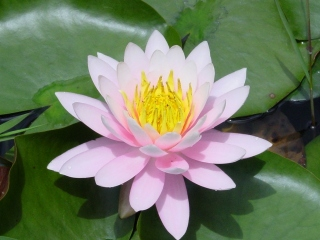
#> input picture aula1/basico/flor.jpg, 320 x 240 px
$ python aula_1_licao_2.py
#> lines starting #> are read from the running program, lines starting #| are printed output that depends on the picture
import cv2
import matplotlib.pyplot as plt
from matplotlib.colors import Normalize

"""
Código desenvolvido por: Beatriz Soares Passanezi - 10336167
Lição de casa: Quebre uma imagem colorida em componentes RGB, como mostra a figura 7.
"""

# Lendo a imagem original
flor = cv2.imread("basico/flor.jpg")
#> flor is the input picture: shape (240, 320, 3); mean B, G, R 98.5, 124, 113.3

# Transformando imagem em RGB
flor_rgb = cv2.cvtColor(flor, cv2.COLOR_BGR2RGB)

# Separando os canais Red, Green, Blue
red = flor_rgb[:, :, 0]
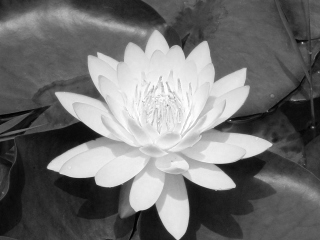
#> red: shape (240, 320); min 0, max 255, mean 113.3
green = flor_rgb[:, :, 1]
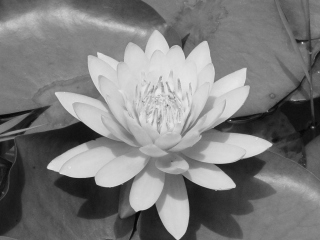
#> green: shape (240, 320); min 5, max 233, mean 124
blue = flor_rgb[:, :, 2]
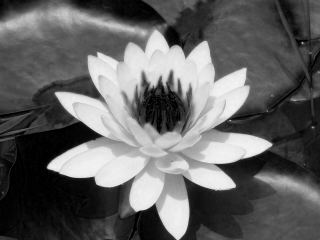
#> blue: shape (240, 320); min 0, max 245, mean 98.5

# Exibindo as imagens
norm = Normalize(0, 255)

fig, ax = plt.subplots(2, 2, figsize = (10, 10))

ax[0][0].set_title("Imagem original")
ax[0][0].imshow(flor_rgb)

ax[0][1].set_title("Vermelho")
ax[0][1].imshow(red, norm=norm, cmap="Reds_r")

ax[1][0].set_title("Azul")
ax[1][0].imshow(blue, norm=norm, cmap="Blues_r")

ax[1][1].set_title("Verde")
ax[1][1].imshow(blue, norm=norm, cmap="Greens_r")

plt.show()
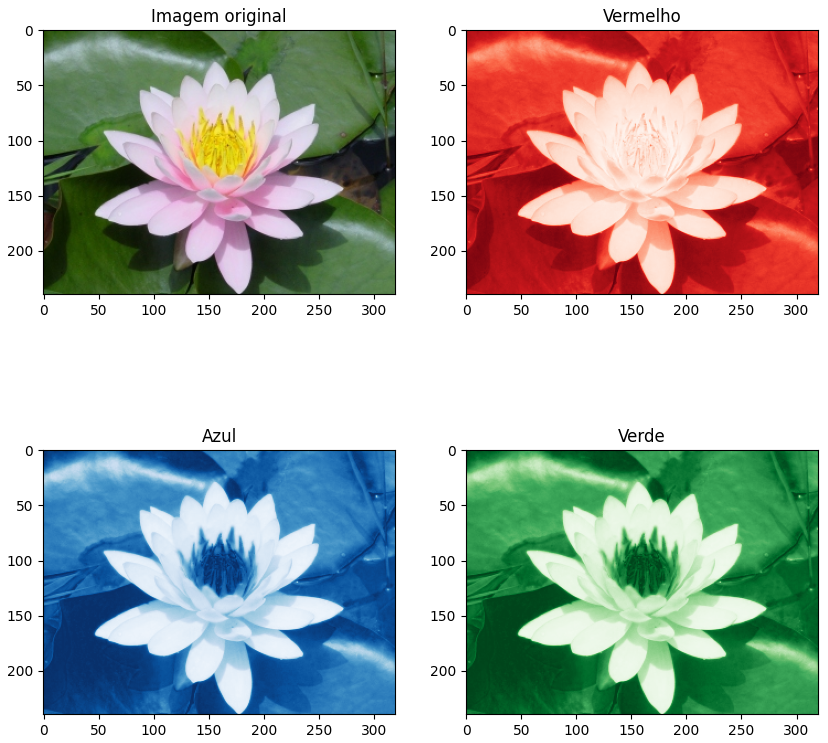
#> figure drawn by matplotlib, 4 panels
